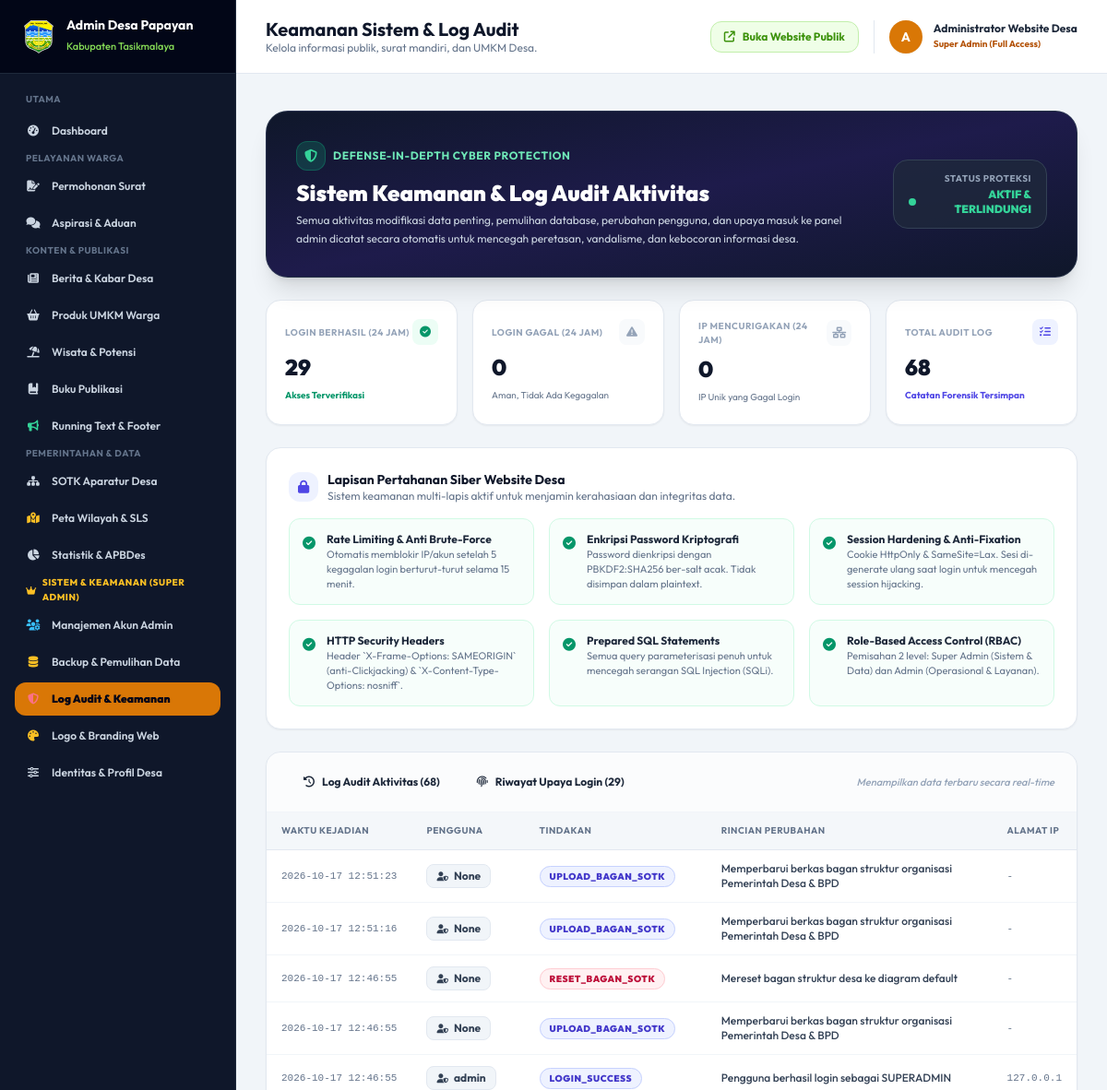
The page /admin/keamanan (signed in, upper part) on the database as committed earlier.
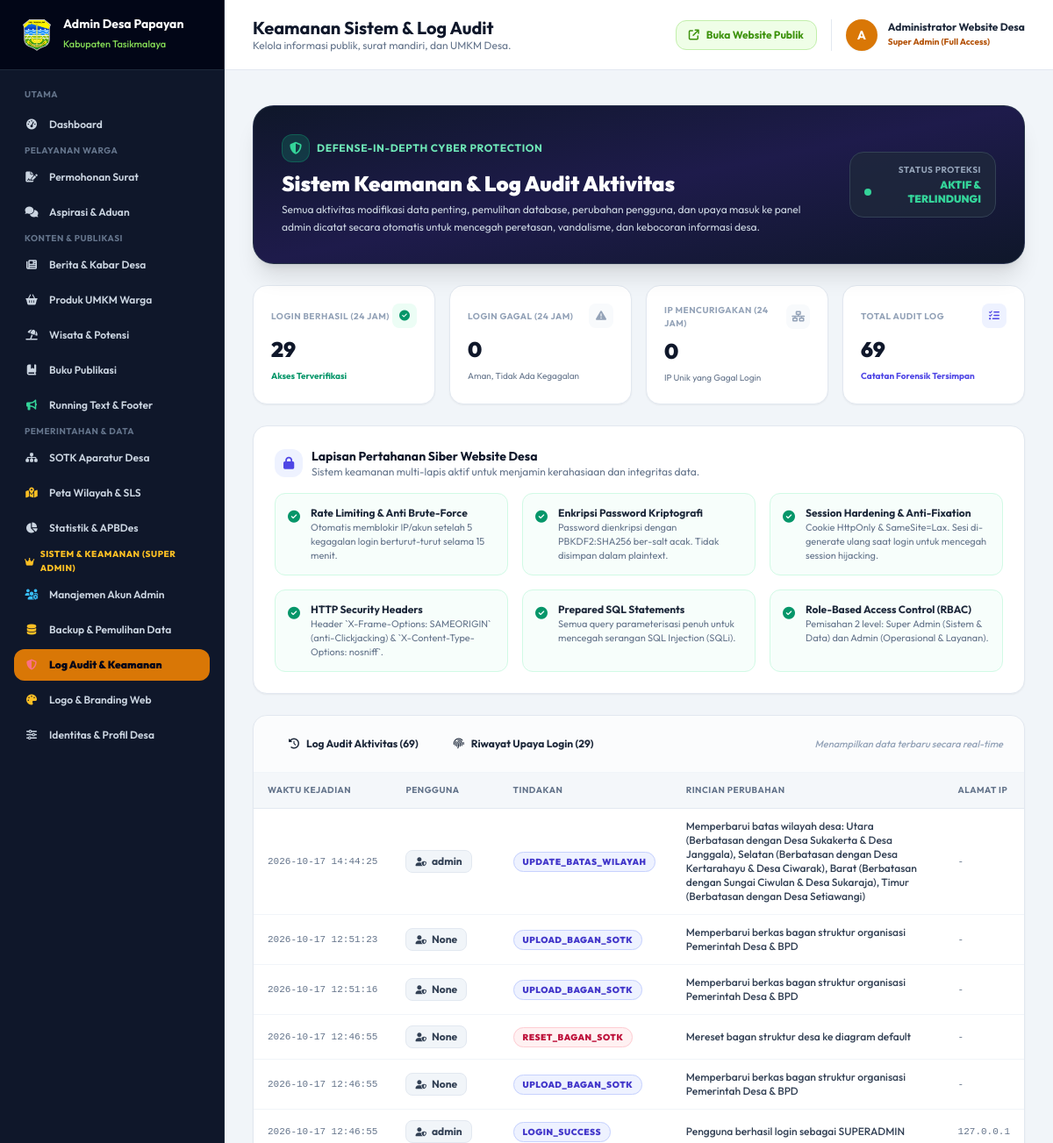
The same page on the database as committed later.
### tables this page shows
CREATE TABLE activity_logs (
        id INTEGER PRIMARY KEY AUTOINCREMENT,
        user_id INTEGER,
        username TEXT,
        action TEXT NOT NULL,
        details TEXT,
        ip_address TEXT,
        user_agent TEXT,
        created_at TIMESTAMP DEFAULT CURRENT_TIMESTAMP
    );

### app.py (the view)
@app.route('/admin/keamanan')
@superadmin_required
def admin_keamanan():
    conn = get_db()
    cursor = conn.cursor()
    cursor.execute("SELECT * FROM activity_logs ORDER BY id DESC LIMIT 100")
    logs = [dict(r) for r in cursor.fetchall()]
    cursor.execute("SELECT * FROM login_attempts ORDER BY id DESC LIMIT 50")
    attempts = [dict(r) for r in cursor.fetchall()]
    cursor.execute("SELECT COUNT(*) FROM login_attempts WHERE is_success = 0 AND attempted_at >= datetime('now', '-24 hours')")
    failed_24h = cursor.fetchone()[0] or 0
    cursor.execute("SELECT COUNT(*) FROM login_attempts WHERE is_success = 1 AND attempted_at >= datetime('now', '-24 hours')")
    success_24h = cursor.fetchone()[0] or 0
    cursor.execute("SELECT COUNT(DISTINCT ip_address) FROM login_attempts WHERE is_success = 0 AND attempted_at >= datetime('now', '-24 hours')")
    suspicious_ips = cursor.fetchone()[0] or 0
    conn.close()
    return render_template(
        'admin/keamanan.html',
        logs=logs,
        attempts=attempts,
        failed_24h=failed_24h,
        success_24h=success_24h,
        suspicious_ips=suspicious_ips
    )

### app.py (called while the page is built)
@app.after_request
def apply_security_headers(response):
    response.headers['X-Content-Type-Options'] = 'nosniff'
    response.headers['X-Frame-Options'] = 'SAMEORIGIN'
    response.headers['X-XSS-Protection'] = '1; mode=block'
    response.headers['Referrer-Policy'] = 'strict-origin-when-cross-origin'
    response.headers['Permissions-Policy'] = 'geolocation=(self)'
    return response

@app.context_processor
def inject_global_data():
    data = {
        'is_superadmin': session.get('role') == 'superadmin',
        'current_role': session.get('role', 'tamu'),
        'current_nama': session.get('nama', 'Pengguna')
    }
    try:
        conn = get_db()
        cursor = conn.cursor()
        cursor.execute("SELECT * FROM profil_desa WHERE id = 1")
        row = cursor.fetchone()
        data['profil_global'] = dict(row or {})
        cursor.execute("SELECT * FROM running_texts WHERE is_active = 1 ORDER BY urutan ASC, id ASC")
        data['running_texts_global'] = [dict(r) for r in cursor.fetchall()]
        conn.close()
    except Exception:
        data['profil_global'] = {}
        data['running_texts_global'] = []
    return data

### templates/admin/keamanan.html (shortened to what the changed rows need)
{% extends "base_admin.html" %}
{% block header_title %}Keamanan Sistem & Log Audit{% endblock %}
{% block content %}
<div class="space-y-6">
  <div class="bg-gradient-to-br from-slate-900 via-indigo-950 to-slate-900 text-white p-6 sm:p-8 rounded-3xl shadow-xl border border-slate-700/60 relative overflow-hidden">
    <div class="flex flex-col lg:flex-row lg:items-center justify-between gap-6 relative z-10">
      <div>
        <h2 class="text-xl sm:text-2xl font-black text-white">Sistem Keamanan & Log Audit Aktivitas</h2>
      </div>
    </div>
  </div>
  <div class="grid grid-cols-2 lg:grid-cols-4 gap-4">
    <div class="bg-white p-5 rounded-2xl border border-slate-200 shadow-sm">
      <div class="flex items-center justify-between">
        <span class="text-[10px] font-bold text-slate-400 uppercase tracking-wider">Total Audit Log</span>
        <span class="w-7 h-7 rounded-lg bg-indigo-50 text-indigo-600 flex items-center justify-center text-xs">
        </span>
      </div>
      <span class="text-2xl font-black text-slate-900 block mt-2">{{ logs|length }}</span>
      <span class="text-[10px] text-indigo-600 font-bold">Catatan Forensik Tersimpan</span>
    </div>
  </div>
  <div class="bg-white rounded-2xl border border-slate-200 shadow-sm overflow-hidden" x-data="{ activeTab: 'audit' }">
    <div class="px-6 py-4 border-b border-slate-100 flex flex-col sm:flex-row sm:items-center justify-between gap-3 bg-slate-50/50">
      <div class="flex items-center gap-2">
        <button type="button" @click="activeTab = 'audit'" :class="activeTab === 'audit' ? 'bg-indigo-600 text-white shadow-sm' : 'bg-white text-slate-600 hover:bg-slate-100'" class="px-4 py-2 rounded-xl text-xs font-bold transition flex items-center gap-2">
          <i class="fa-solid fa-clock-rotate-left"></i>
          <span>Log Audit Aktivitas ({{ logs|length }})</span>
        </button>
      </div>
    </div>
    <div x-show="activeTab === 'audit'" class="p-0">
      {% if logs %}
      <div class="overflow-x-auto">
        <table class="w-full text-left text-xs">
          <thead class="bg-slate-100/75 text-slate-500 font-bold border-b border-slate-200 uppercase tracking-wider text-[10px]">
            <tr>
              <th class="py-3 px-4">Waktu Kejadian</th>
              <th class="py-3 px-4">Pengguna</th>
              <th class="py-3 px-4">Tindakan</th>
              <th class="py-3 px-4">Rincian Perubahan</th>
              <th class="py-3 px-4">Alamat IP</th>
            </tr>
          </thead>
          <tbody class="divide-y divide-slate-100">
            {% for log in logs %}
            <tr class="hover:bg-slate-50/80 transition">
              <td class="py-3 px-4 whitespace-nowrap text-slate-500 font-mono text-[11px]">
                {{ log.created_at }}
              </td>
              <td class="py-3 px-4 font-bold text-slate-900 whitespace-nowrap">
                <span class="inline-flex items-center gap-1.5 px-2.5 py-1 rounded-lg bg-slate-100 border border-slate-200 text-slate-700">
                  <i class="fa-solid fa-user-shield text-[10px]"></i>
                  {{ log.username }}
                </span>
              </td>
              <td class="py-3 px-4 whitespace-nowrap">
                {% if 'RESTORE' in log.action or 'HAPUS' in log.action or 'RESET' in log.action %}
                  <span class="px-2.5 py-1 rounded-full text-[10px] font-black bg-rose-50 text-rose-700 border border-rose-200 uppercase tracking-wider">
                    {{ log.action }}
                  </span>
                {% elif 'BACKUP' in log.action or 'TAMBAH' in log.action %}
                  <span class="px-2.5 py-1 rounded-full text-[10px] font-black bg-emerald-50 text-emerald-700 border border-emerald-200 uppercase tracking-wider">
                    {{ log.action }}
                  </span>
                {% else %}
                  <span class="px-2.5 py-1 rounded-full text-[10px] font-black bg-indigo-50 text-indigo-700 border border-indigo-200 uppercase tracking-wider">
                    {{ log.action }}
                  </span>
                {% endif %}
              </td>
              <td class="py-3 px-4 text-slate-700 font-medium max-w-md break-words">
                {{ log.details or '-' }}
              </td>
              <td class="py-3 px-4 whitespace-nowrap text-slate-500 font-mono text-[11px]">
                {{ log.ip_address or '-' }}
              </td>
            </tr>
            {% endfor %}
          </tbody>
        </table>
      </div>
      {% endif %}
    </div>
  </div>
</div>
{% endblock %}

Rows that differ between the two databases and show on the page:
added activity_logs: created_at "2026-10-17 14:44:25", username "admin", action "UPDATE_BATAS_WILAYAH", details "Memperbarui batas wilayah desa: Utara (Berbatasan dengan Desa Sukakerta & Desa Janggala), Selatan (Berbatasan dengan Desa Kertarahayu & Desa Ciwarak), Barat (Berbatasan dengan Sungai Ciwulan & Desa Sukaraja), Timur (Berbatasan dengan Desa Setiawangi)", ip_address "-"
Other text that changed with them:
{{ logs|length }}: "68" → "69"
